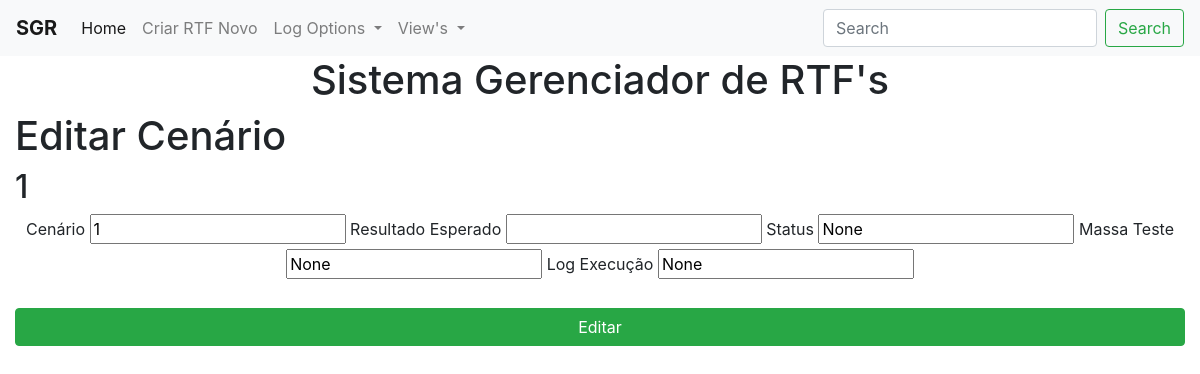
Before: /edit_cenario/1/1/1 with the older database file.
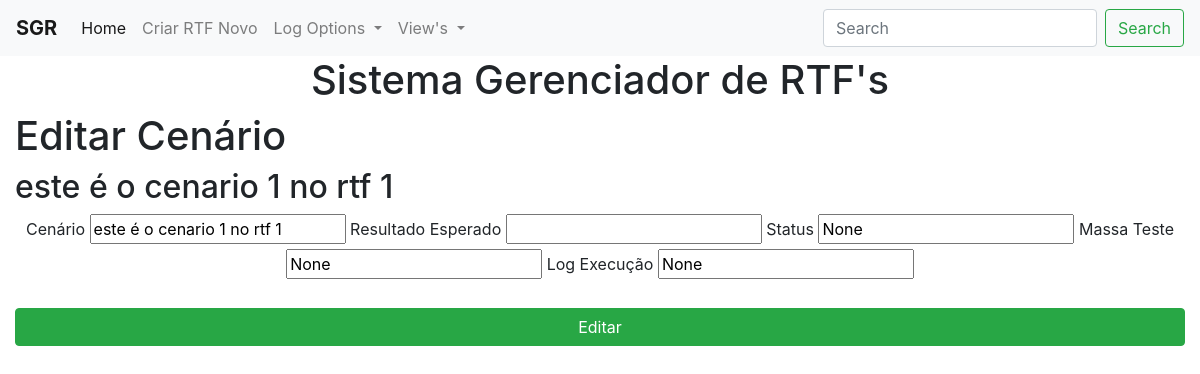
After: the same page with the newer database file.
### app.py (models this page shows, shortened)
class Cenarios(db.Model):
    id_cenario = db.Column("id_cenario", db.Integer, primary_key=True, autoincrement=True)
    id_rtf = db.Column(db.Integer, db.ForeignKey('rt_fs.id'))  # o db por alguma razão chamou RTFs de rt_fs
    id_pagina = db.Column(db.Integer, db.ForeignKey('pagina.id_pagina'))
    pagina = db.Column(db.Integer)
    linha = db.Column(db.Integer)
    cenario = db.Column(db.String(250))
    resultado_esperado = db.Column(db.String(250))
    status = db.Column(db.Integer)
    massa_teste = db.Column(db.String(250))
    log_execucao = db.Column(db.String(10000))

### app.py (the view, shortened to what this page needs)
@app.route("/edit_cenario/<int:id_rtf>/<int:pagina>/<int:linha>", methods=["GET", "POST"])
def edit_cenario(id_rtf, pagina, linha):
    cenario = Cenarios.query.filter_by(id_rtf=id_rtf, pagina=pagina, linha=linha).first()
    return render_template("editar_cenario.html", cenario=cenario)

### templates/editar_cenario.html (shortened to what this page needs)
{% extends "base.html" %}
{% block content %}
<h1>Editar Cenário</h1>
<h2>{{ cenario.cenario }}</h2>
<form action="{{url_for('edit_cenario', id_rtf=cenario.id_rtf, pagina=cenario.pagina, linha=cenario.linha)}}" method="POST">
    <div style="text-align:center">
        <label for="cenario">Cenário</label>
        <input type="text" name="cenario" id="cenario" value="{{ cenario.cenario }}">
        <label for="resultado_esperado">Resultado Esperado</label>
        <input type="text" name="resultado_esperado" id="resultado_esperado" value="{{ cenario.resultado_esperado }}">
        <label for="status">Status</label>
        <input type="text" name="status" id="status" value="{{ cenario.status }}">
        <label for="massa_teste">Massa Teste</label>
        <input type="text" name="massa_teste" id="massa_teste" value="{{ cenario.massa_teste }}">
        <label for="log_execucao">Log Execução</label>
        <input type="text" name="log_execucao" id="log_execucao" value="{{ cenario.log_execucao }}">
    </div>
    <br>
    <div>
        <button type="submit" class="btn btn-block btn-success">Editar</button>
    </div>
</form>
{% endblock %}

### templates/base.html (shortened to what this page needs)
<!DOCTYPE html>
<html lang="pt-br">
<head>
    <link rel="stylesheet" href="https://cdn.jsdelivr.net/npm/bootstrap@4.3.1/dist/css/bootstrap.min.css"
>
</head>
    <body>
        <nav class="navbar navbar-expand-lg navbar-light bg-light">
            <a class="navbar-brand" href="{{ url_for('index') }}" style="font-weight:700;">SGR</a>
            <div class="collapse navbar-collapse" id="navbarSupportedContent">
                <ul class="navbar-nav mr-auto">
                    <li class="nav-item active">
                        <a class="nav-link" href="{{ url_for('index') }}">Home <span class="sr-only">(current)</span></a>
                    </li>
                    <li class="nav-item">
                        <a class="nav-link" href="{{url_for('add_rtf')}}">Criar RTF Novo</a>
                    </li>
                    <li class="nav-item dropdown">
                        <a class="nav-link dropdown-toggle" href="#" id="navbarDropdownLog" role="button" data-toggle="dropdown"
                           aria-haspopup="true" aria-expanded="false">
                            Log Options
                        </a>
                    </li>
                    <li class="nav-item dropdown">
                        <a class="nav-link dropdown-toggle" href="#" id="navbarDropdownViews" role="button" data-toggle="dropdown"
                           aria-haspopup="true" aria-expanded="false">
                            View's
                        </a>
                    </li>
                </ul>
                <form class="form-inline my-2 my-lg-0" action="{{ url_for('viewRTF')}}">
                    <input class="form-control mr-sm-2" type="search" placeholder="Search" aria-label="Search">
                    <button class="btn btn-outline-success my-2 my-sm-0" type="submit">Search</button>
                </form>
            </div>
        </nav>
        <div class="container-fluid">
            <h1 style="style=color:red;text-align:center;">Sistema Gerenciador de RTF's</h1>
            {% block content %}{% endblock %}
        </div>
    </body>
</html>

Changed rows visible on the page:
changed Cenarios "None": cenario "1" → "este é o cenario 1 no rtf 1"
